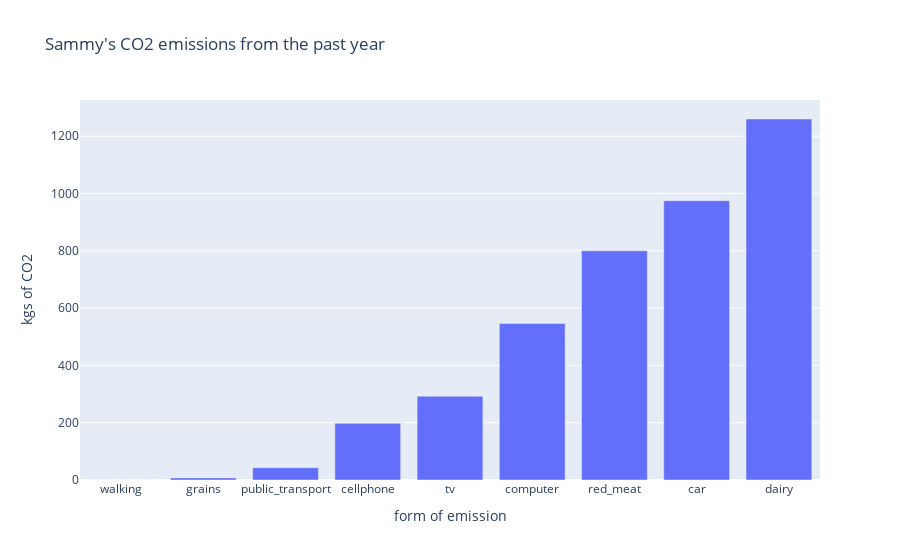

The notebook cell saved with this chart:
### Code cell
# print the bar chart
fig = px.bar(
    x=[re.search("^(.*)_co2_emissions$", col).group(1) for col in emission_columns], # formatting the columns
    y=user_values,
    title=f"{username}'s CO2 emissions from the past year", # appl the title
    labels={ # apply labels
        "x": "form of emission", 
        "y": "kgs of CO2",
    },
)
fig.update_xaxes(categoryorder="total ascending") # convert axaxes to be ascending
fig.show()

### Figure 1 — Plotly figure (JSON) as saved in the notebook; plotly's stock layout.template omitted (floating-point values rounded to 4 significant figures)
{"data": [{"alignmentgroup": "True", "hovertemplate": "form of emission=%{x}<br>kgs of CO2=%{y}<extra></extra>", "legendgroup": "", "marker": {"color": "#636efa", "pattern": {"shape": ""}}, "name": "", "offsetgroup": "", "orientation": "v", "showlegend": false, "textposition": "auto", "type": "bar", "x": ["red_meat", "grains", "dairy", "cellphone", "tv", "computer", "car", "walking", "public_transport"], "xaxis": "x", "y": [800, 7.4, 1260, 198, 292.4, 546, 975, 0, 43], "yaxis": "y"}], "layout": {"barmode": "relative", "legend": {"tracegroupgap": 0}, "title": {"text": "Sammy's CO2 emissions from the past year"}, "xaxis": {"anchor": "y", "categoryorder": "total ascending", "domain": [0, 1], "title": {"text": "form of emission"}}, "yaxis": {"anchor": "x", "domain": [0, 1], "title": {"text": "kgs of CO2"}}}}
